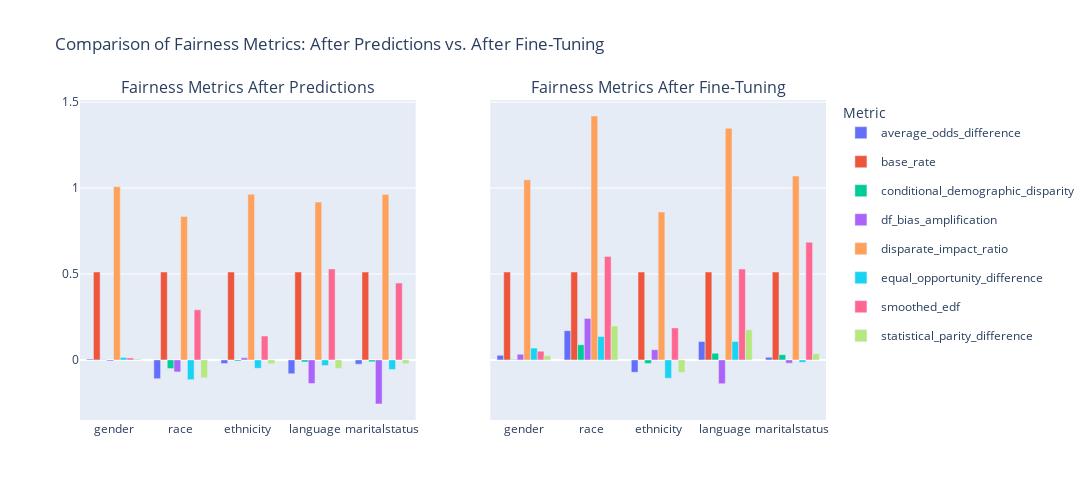

The notebook cell saved with this chart:
### Markdown cell above
loading the fine tunned version

### Code cell
df_after = df_metrics_preds.melt(id_vars='attribute', var_name='metric', value_name='value')
df_after = df_after.dropna(subset=['value'])

df_metrics_fine_tuned = compute_fairness_metrics_from_csv(
    "./medical/df_fine_tuned_preds.csv",
    label_column,
    protected_attributes,
    attribute_names,
    priviliged_groups
)
df_fine_tuned = df_metrics_fine_tuned.melt(id_vars='attribute', var_name='metric', value_name='value')
df_fine_tuned = df_fine_tuned.dropna(subset=['value'])

common_metrics = sorted(list(set(df_after['metric']).intersection(df_fine_tuned['metric'])))
metric_names = list(common_metrics)
palette = plotly.colors.qualitative.Plotly
color_map = {metric: palette[i % len(palette)] for i, metric in enumerate(metric_names)}


fig_compare = make_subplots(
    rows=1, cols=2,
    subplot_titles=[
        "Fairness Metrics After Predictions",
        "Fairness Metrics After Fine-Tuning"
    ],
    shared_yaxes=True
)

for metric in metric_names:
    df_a = df_after[df_after['metric'] == metric]
    df_f = df_fine_tuned[df_fine_tuned['metric'] == metric]
    color = color_map[metric]
    fig_compare.add_trace(
        go.Bar(
            x=df_a['attribute'],
            y=df_a['value'],
            name=metric,
            legendgroup=metric,
            showlegend=True,
            marker_color=color
        ),
        row=1, col=1
    )
    fig_compare.add_trace(
        go.Bar(
            x=df_f['attribute'],
            y=df_f['value'],
            name=metric,
            legendgroup=metric,
            showlegend=False,
            marker_color=color
        ),
        row=1, col=2
    )

fig_compare.update_layout(
    height=500,
    width=1200,
    barmode='group',
    title_text="Comparison of Fairness Metrics: After Predictions vs. After Fine-Tuning",
    legend_title="Metric"
)
fig_compare.show()

### Figure 1 — Plotly figure (JSON) as saved in the notebook; plotly's stock layout.template omitted (floating-point values rounded to 4 significant figures)
{"data": [{"legendgroup": "average_odds_difference", "marker": {"color": "#636EFA"}, "name": "average_odds_difference", "showlegend": true, "type": "bar", "x": ["gender", "race", "ethnicity", "language", "maritalstatus"], "xaxis": "x", "y": [0.004788, -0.1091, -0.02144, -0.08069, -0.02463], "yaxis": "y"}, {"legendgroup": "average_odds_difference", "marker": {"color": "#636EFA"}, "name": "average_odds_difference", "showlegend": false, "type": "bar", "x": ["gender", "race", "ethnicity", "language", "maritalstatus"], "xaxis": "x2", "y": [0.02648, 0.1702, -0.07216, 0.1071, 0.01525], "yaxis": "y2"}, {"legendgroup": "base_rate", "marker": {"color": "#EF553B"}, "name": "base_rate", "showlegend": true, "type": "bar", "x": ["gender", "race", "ethnicity", "language", "maritalstatus"], "xaxis": "x", "y": [0.5115, 0.5115, 0.5115, 0.5115, 0.5115], "yaxis": "y"}, {"legendgroup": "base_rate", "marker": {"color": "#EF553B"}, "name": "base_rate", "showlegend": false, "type": "bar", "x": ["gender", "race", "ethnicity", "language", "maritalstatus"], "xaxis": "x2", "y": [0.5115, 0.5115, 0.5115, 0.5115, 0.5115], "yaxis": "y2"}, {"legendgroup": "conditional_demographic_disparity", "marker": {"color": "#00CC96"}, "name": "conditional_demographic_disparity", "showlegend": true, "type": "bar", "x": ["gender", "race", "ethnicity", "language", "maritalstatus"], "xaxis": "x", "y": [0.0004572, -0.05028, -0.00674, -0.01199, -0.01122], "yaxis": "y"}, {"legendgroup": "conditional_demographic_disparity", "marker": {"color": "#00CC96"}, "name": "conditional_demographic_disparity", "showlegend": false, "type": "bar", "x": ["gender", "race", "ethnicity", "language", "maritalstatus"], "xaxis": "x2", "y": [0.002341, 0.08849, -0.0211, 0.03891, 0.0307], "yaxis": "y2"}, {"legendgroup": "df_bias_amplification", "marker": {"color": "#AB63FA"}, "name": "df_bias_amplification", "showlegend": true, "type": "bar", "x": ["gender", "race", "ethnicity", "language", "maritalstatus"], "xaxis": "x", "y": [-0.006527, -0.06963, 0.01213, -0.1378, -0.2566], "yaxis": "y"}, {"legendgroup": "df_bias_amplification", "marker": {"color": "#AB63FA"}, "name": "df_bias_amplification", "showlegend": false, "type": "bar", "x": ["gender", "race", "ethnicity", "language", "maritalstatus"], "xaxis": "x2", "y": [0.0329, 0.2416, 0.05954, -0.1384, -0.01914], "yaxis": "y2"}, {"legendgroup": "disparate_impact_ratio", "marker": {"color": "#FFA15A"}, "name": "disparate_impact_ratio", "showlegend": true, "type": "bar", "x": ["gender", "race", "ethnicity", "language", "maritalstatus"], "xaxis": "x", "y": [1.008, 0.835, 0.9638, 0.9186, 0.9631], "yaxis": "y"}, {"legendgroup": "disparate_impact_ratio", "marker": {"color": "#FFA15A"}, "name": "disparate_impact_ratio", "showlegend": false, "type": "bar", "x": ["gender", "race", "ethnicity", "language", "maritalstatus"], "xaxis": "x2", "y": [1.049, 1.419, 0.8605, 1.348, 1.07], "yaxis": "y2"}, {"legendgroup": "equal_opportunity_difference", "marker": {"color": "#19D3F3"}, "name": "equal_opportunity_difference", "showlegend": true, "type": "bar", "x": ["gender", "race", "ethnicity", "language", "maritalstatus"], "xaxis": "x", "y": [0.01455, -0.115, -0.04891, -0.03254, -0.0556], "yaxis": "y"}, {"legendgroup": "equal_opportunity_difference", "marker": {"color": "#19D3F3"}, "name": "equal_opportunity_difference", "showlegend": false, "type": "bar", "x": ["gender", "race", "ethnicity", "language", "maritalstatus"], "xaxis": "x2", "y": [0.0689, 0.1359, -0.1069, 0.1068, -0.0142], "yaxis": "y2"}, {"legendgroup": "smoothed_edf", "marker": {"color": "#FF6692"}, "name": "smoothed_edf", "showlegend": true, "type": "bar", "x": ["gender", "race", "ethnicity", "language", "maritalstatus"], "xaxis": "x", "y": [0.01161, 0.2912, 0.139, 0.5293, 0.4472], "yaxis": "y"}, {"legendgroup": "smoothed_edf", "marker": {"color": "#FF6692"}, "name": "smoothed_edf", "showlegend": false, "type": "bar", "x": ["gender", "race", "ethnicity", "language", "maritalstatus"], "xaxis": "x2", "y": [0.05103, 0.6025, 0.1864, 0.5287, 0.6846], "yaxis": "y2"}, {"legendgroup": "statistical_parity_difference", "marker": {"color": "#B6E880"}, "name": "statistical_parity_difference", "showlegend": true, "type": "bar", "x": ["gender", "race", "ethnicity", "language", "maritalstatus"], "xaxis": "x", "y": [0.004586, -0.1041, -0.02207, -0.04967, -0.02276], "yaxis": "y"}, {"legendgroup": "statistical_parity_difference", "marker": {"color": "#B6E880"}, "name": "statistical_parity_difference", "showlegend": false, "type": "bar", "x": ["gender", "race", "ethnicity", "language", "maritalstatus"], "xaxis": "x2", "y": [0.02459, 0.1978, -0.07314, 0.1759, 0.03541], "yaxis": "y2"}], "layout": {"annotations": [{"font": {"size": 16}, "showarrow": false, "text": "Fairness Metrics After Predictions", "x": 0.225, "xanchor": "center", "xref": "paper", "y": 1, "yanchor": "bottom", "yref": "paper"}, {"font": {"size": 16}, "showarrow": false, "text": "Fairness Metrics After Fine-Tuning", "x": 0.775, "xanchor": "center", "xref": "paper", "y": 1, "yanchor": "bottom", "yref": "paper"}], "barmode": "group", "height": 500, "legend": {"title": {"text": "Metric"}}, "title": {"text": "Comparison of Fairness Metrics: After Predictions vs. After Fine-Tuning"}, "width": 1200, "xaxis": {"anchor": "y", "domain": [0, 0.45]}, "xaxis2": {"anchor": "y2", "domain": [0.55, 1]}, "yaxis": {"anchor": "x", "domain": [0, 1]}, "yaxis2": {"anchor": "x2", "domain": [0, 1], "matches": "y", "showticklabels": false}}}
